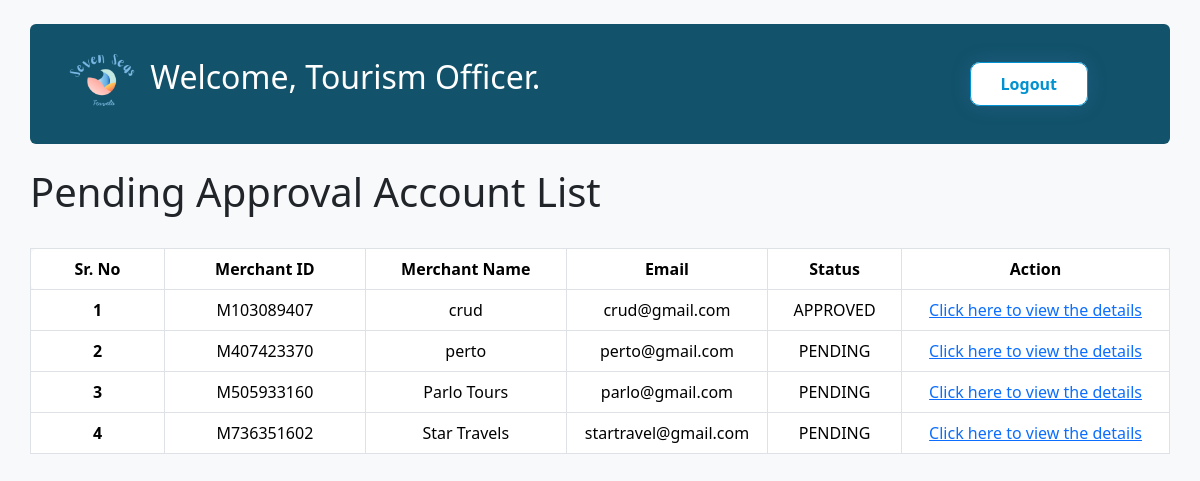
The page /pendingApplication.php on the database its author committed.
### tables this page shows
CREATE TABLE `merchant` (
  `merchantID` char(11) NOT NULL,
  `first_login` int(11) NOT NULL,
  `username` varchar(50) NOT NULL,
  `password` varchar(100) DEFAULT NULL,
  `user_type` enum('user','merchant','admin','tourism_officer') NOT NULL DEFAULT 'merchant',
  `email` varchar(50) NOT NULL,
  `number` int(11) NOT NULL,
  `description` varchar(500) NOT NULL,
  `logo` varchar(255) NOT NULL,
  `document` varchar(255) NOT NULL,
  `status` char(10) NOT NULL
);

### pendingApplication.php (the view, shortened to what this page needs)
<!DOCTYPE html>
<html lang="en">
<head>
    <link href="https://cdn.jsdelivr.net/npm/bootstrap@5.3.2/dist/css/bootstrap.min.css" rel="stylesheet"
>
    <link rel="stylesheet" href="https://cdn.jsdelivr.net/npm/bootstrap-icons@1.11.1/font/bootstrap-icons.css">
    <link rel="stylesheet" href="css/login.css">
</head>
<body class="bg-light">
    <div class="container text-light p-3 rounded my-4" style="background-color: #12526A;">
        <div class="d-flex align-items-center justify-content-between px-3">
            <h2>
                <a href="index_merchant.php" class="text-white text-decoration-none">
                    <img src="img/Travel Website.png" style="width :80px "></img> Welcome, Tourism Officer.
                </a>
            </h2>
            <li class="login__item" style="list-style-type:none;">
            <a href="index.php?logout=1" class="cd-signin" style="text-decoration:none;padding-top:10px;padding-bottom:10px;margin-right:50px;">Logout</a>
            </li>
        </div>
    </div>
    <div class="container mt-4 p-0">
        <table class="table table-bordered table-hover text-center">
            <h1>Pending Approval Account List</h1><br>
            <thead class="thead-light">
                <tr>
                    <th width="10%" scope="col" class="rounded-start">Sr. No</th>
                    <th width="15%" scope="col">Merchant ID</th>
                    <th width="15%" scope="col">Merchant Name</th>
                    <th width="10%" scope="col">Email</th>
                    <th width="10%" scope="col">Status</th>
                    <th width="20%" scope="col" class="rounded-end">Action</th>
                </tr>
            </thead>
            <tbody class=bg-white>
                <?php
          $query = "SELECT merchantID, username, email, status FROM merchant";
          $con = mysqli_connect("localhost", "root", "", "login");
          $result=mysqli_query($con,$query);
          $i=1;
          while($fetch=mysqli_fetch_assoc($result))
          {
            $merchantID = $fetch['merchantID'];
            echo<<<lists
              <tr class="align-middle">
                <th scope="row">$i</th>
                <td>$merchantID</td>
                <td>$fetch[username]</td>
                <td>$fetch[email]</td>
                <td>$fetch[status]</td>
                <td><a href="merchantDetails.php?merchantID=$merchantID">Click here to view the details</a></td>
              </tr>
            lists;
            $i++;
          }
        ?>
            </tbody>
        </table>
    </div>
</body>
</html>

### css/login.css (style rules this page uses)
.login__item a.cd-signin { cursor: pointer; border: 0; border-radius: 10px; font-weight: 600; margin: 15px 8px; width: 900px; padding: 8px 30px; box-shadow: 0 0 20px rgba(85, 140, 224, 0.2); transition: 0.4s; color: rgb(0, 146, 209); background-color: rgba(255, 255, 255, 1); border: 1px solid rgba(0, 146, 209); }

### rows shown on the page
merchant: merchantID "M103089407", username "crud", email "crud@gmail.com", status "APPROVED"
merchant: merchantID "M407423370", username "perto", email "perto@gmail.com", status "PENDING"
merchant: merchantID "M505933160", username "Parlo Tours", email "parlo@gmail.com", status "PENDING"
merchant: merchantID "M736351602", username "Star Travels", email "startravel@gmail.com", status "PENDING"
